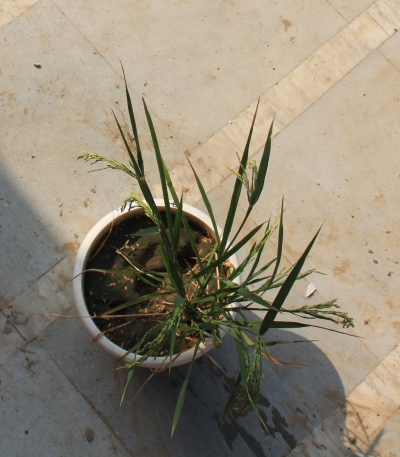
%> input picture octave/image segmentation/ImgSegmentTools-master/segmen/SegToolBox/InputImages/1_c_resized.jpg, 400 x 457 px
$ octave Trial_SegmentGC.m   (GNU Octave 9; MATLAB toolbox functions it lacks are replaced by stand-ins)
%> lines starting %> are read from the running program, lines starting %| are printed output that depends on the picture

%%Global Variable

global sopt segImageHandle;

alg=0;

%Read the image

I=imread('E:\Projects_Apoorv\segmen\SegToolBox\SegToolBox\images\1_c_resized.jpg');;
%> I is the input picture: size 457x400x3 uint8; mean R, G, B 146.1, 136.3, 118.4
I1 = I(:,:,1);
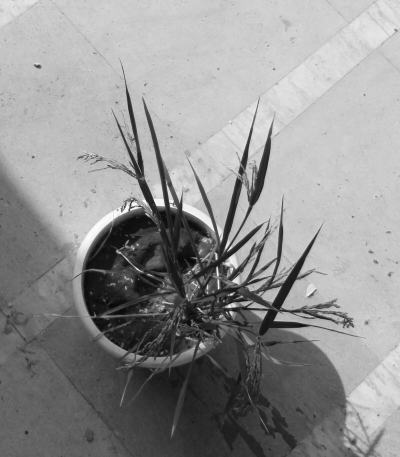
%> I1: size 457x400 uint8; min 7, max 253, mean 146.1
I2 = I(:,:,2);
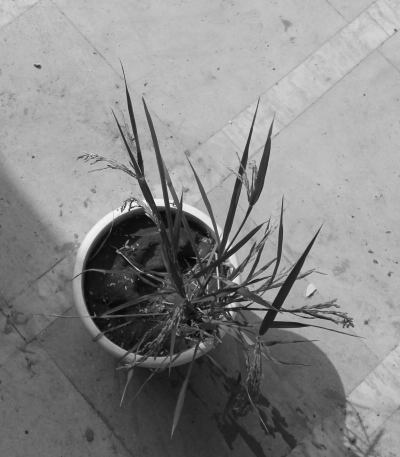
%> I2: size 457x400 uint8; min 5, max 243, mean 136.3
I3 = I(:,:,3);
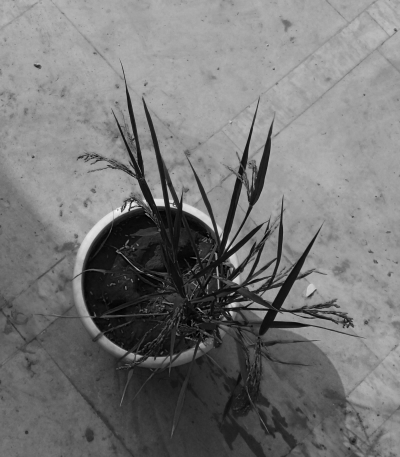
%> I3: size 457x400 uint8; min 0, max 249, mean 118.4
imshow(I);


% Final Segmented Image
SegImage = zeros(size(I));

% Stop unnecessary warnings
warning('off','all');


%> (the run ends here)

$ run again, with octave/image segmentation/ImgSegmentTools-master/segmen/SegToolBox/InputImages/1_c(side) (1).JPG copied over octave/image segmentation/ImgSegmentTools-master/segmen/SegToolBox/InputImages/1_c_resized.jpg
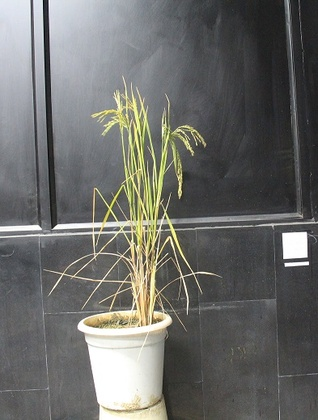
%> input picture octave/image segmentation/ImgSegmentTools-master/segmen/SegToolBox/InputImages/1_c(side) (1).JPG, 318 x 420 px, shrunk from 393 x 519 before the run
%> I is the input picture: size 420x318x3 uint8; mean R, G, B 108, 108.4, 105.3
%> `I1 = I(:,:,1);`:
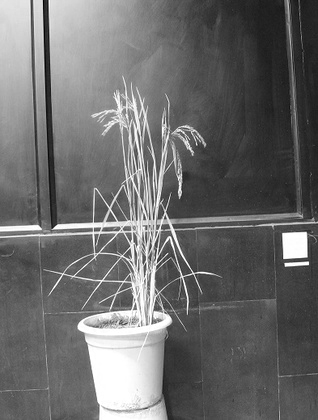
%> I1: size 420x318 uint8; min 0, max 255, mean 108
%> `I3 = I(:,:,3);`:
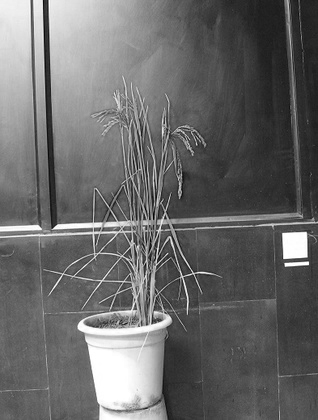
%> I3: size 420x318 uint8; min 0, max 255, mean 105.3
